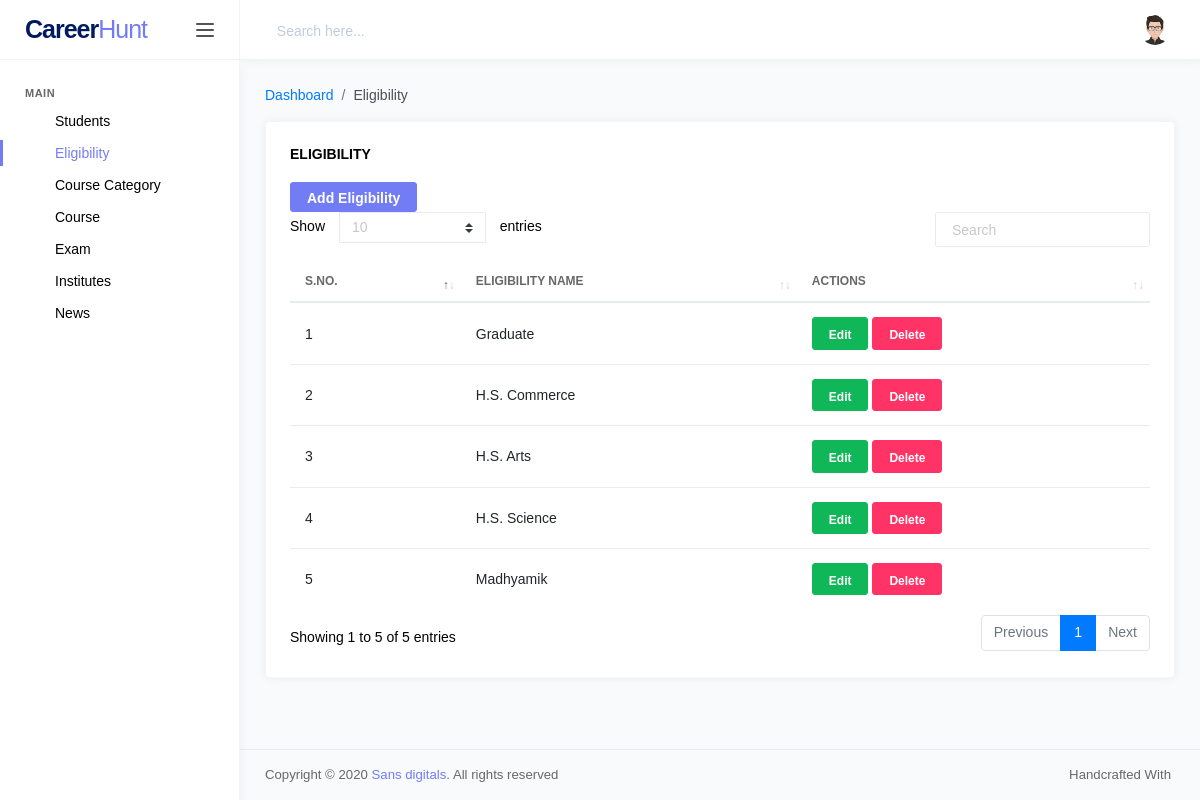
The app's page /admin/eligibility.php (signed in) with its own data.
### tables this page shows
CREATE TABLE `eligibility` (
  `eligibility_id` int(11) NOT NULL,
  `eligibility_name` varchar(255) NOT NULL,
  `reg_date` datetime NOT NULL,
  `mod_date` datetime NOT NULL
);

### functions.php (called while the page is built, shortened)
<?php
function runloopQuery($query){
	include('dbconfig.php');
$data = array();
$result = $conn->query($query);
    while($row = $result->fetch_assoc()) {
       $data[] = $row;
    }
      return $data;
}
?>

### admin/eligibility.php (the view, shortened to what this page needs)
<?php
include('../functions.php');
?>
<!DOCTYPE html>
<html lang="en">
<head>
<?php include('headerscripts.php');?>
</head>
<body>
	<div class="main-wrapper">
<?php include('header.php');?>
		<div class="page-wrapper">
			<?php include('topbar.php');?>
			<div class="page-content">
				<nav class="page-breadcrumb">
					<ol class="breadcrumb">
						<li class="breadcrumb-item"><a href="#">Dashboard</a></li>
						<li class="breadcrumb-item active" aria-current="page">Eligibility</li>
					</ol>
				</nav>
				<div class="row">
					<div class="col-md-12 grid-margin stretch-card">
            <div class="card">
              <div class="card-body">
                <h6 class="card-title">Eligibility</h6>
				<a href="add-eligibility.php" class="btn btn-primary" >Add Eligibility</a>
                <div class="table-responsive">
                  <table id="dataTableExample" class="table">
                    <thead>
                       <tr>
                                <th>S.No.</th>
                                <th>Eligibility Name</th>
                                <th>Actions</th>
                            </tr>
                    </thead>
                     <tbody id="after12_row">
                            <?php
							$upesdata = runloopQuery("select * from eligibility  order by eligibility_id desc");
                            if(!empty($upesdata)){
                            $x=1; foreach($upesdata as $allctse){	?>
                            <tr id="recordid<?php echo $allctse['ID'];?>">
                                <td><?php echo $x;?></td>
                                <td><?php echo $allctse['eligibility_name'];?></td>
                                <td>
									<a  class="btn btn-success btn-sm"   href="edit-eligibility.php?edit=<?php echo $allctse['eligibility_id'];?>"><i class="fa fa-pencil mr-0-5"></i>Edit</a>
									<a  class="btn btn-danger btn-sm" onclick="confirm('Are you sure want to delete');" href="?deleterecord=<?php echo $allctse['eligibility_id'];?>"><i class="fa fa-trash mr-0-5"></i>Delete</a>
                                </td>
                            </tr>
                            <?php $x++; } }?>
                            </tbody>
                  </table>
                </div>
              </div>
            </div>
					</div>
				</div>
			</div>
<?php include('footer.php');?>
		</div>
	</div>
</body>
</html>

### records on screen
eligibility: eligibility_name "Graduate"
eligibility: eligibility_name "H.S. Commerce"
eligibility: eligibility_name "H.S. Arts"
eligibility: eligibility_name "H.S. Science"
eligibility: eligibility_name "Madhyamik"
